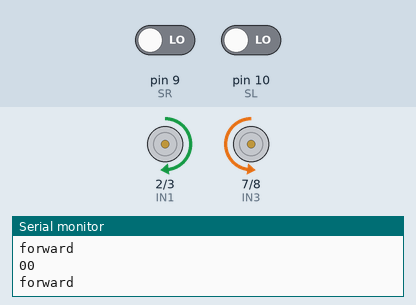
A sketch run on a simulated Arduino Uno, built with avr-gcc and run on an emulated ATmega328P. Parts: motor-driver pin pairs drawn as motors (green arrow = first pin HIGH = forward, orange = second pin HIGH = backward, longer = more drive, scaled by the enable pin), the last lines printed to the serial monitor. Inputs (shaded band) come from the test bench; at power-on: pin 9 (SR) LOW, pin 10 (SL) LOW.

Above: at 1.2 s.
1.3 s: pin 9 (SR) driven HIGH
At 2.5 s:
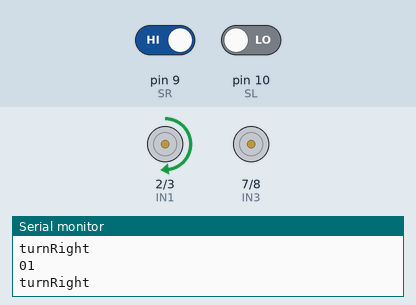
2.8 s: pin 10 (SL) driven HIGH
At 3.5 s:
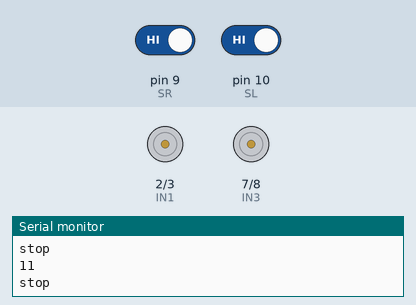
4.3 s: pin 9 (SR) driven LOW
At 4.8 s:
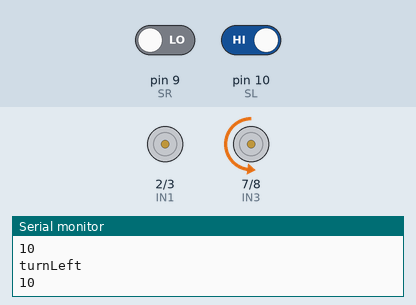
5.8 s: pin 10 (SL) driven LOW
At 7.1 s:
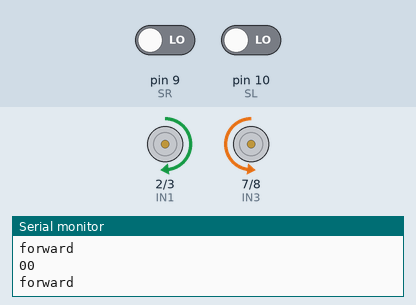
Timing chart, 0 to 8.8 s (numbered marks = the images above; inputs shaded):
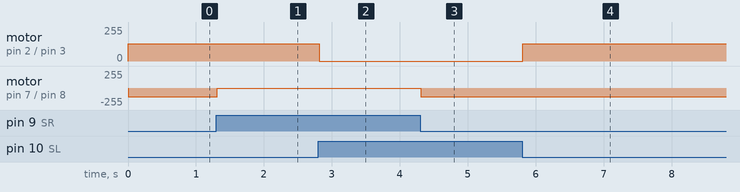

Measured:
- after the input at 1.3 s, motor on pin 7 (IN3) / pin 8 (IN4): backward 130/255 → stopped at once
- after the input at 2.8 s, motor on pin 2 (IN1) / pin 3 (IN2): forward 130/255 → stopped at once
- after the input at 4.3 s, motor on pin 7 (IN3) / pin 8 (IN4): stopped → backward 130/255 at once
- after the input at 5.8 s, motor on pin 2 (IN1) / pin 3 (IN2): stopped → forward 130/255 at once

The sketch:

line_follower.ino
```cpp
/*Line following robot.
  created by SriTu Tech team.
  Read the code below and use it for any of your creation
*/
//motor one
#define ENA 5
#define IN1 2
#define IN2 3

//motor two
#define ENB 6
#define IN3 7
#define IN4 8

//sensor pins
#define SL 10
#define SR 9

int mSpeed = 130;//motor speed

void setup() {
  pinMode(ENA, OUTPUT);
  pinMode(ENB, OUTPUT);
  pinMode(IN1, OUTPUT);
  pinMode(IN2, OUTPUT);
  pinMode(IN3, OUTPUT);
  pinMode(IN4, OUTPUT);

  pinMode(SL, INPUT);
  pinMode(SR, INPUT);
  Serial.begin(9600);
}

void loop() {
  bool LValue = digitalRead(SL);//get sensor value one
  bool RValue = digitalRead(SR);//get sensor value two

  Serial.print(LValue);
  Serial.println(RValue);

  if (RValue == 1 && LValue == 0 ) {
    turnRight();
    Serial.println("turnRight");
  } else if (LValue == 1 && RValue == 0) {
    turnLeft();
    Serial.println("turnLeft");
  } else if (LValue == 0 && RValue == 0) {
    forward();
    Serial.println("forward");
  } else if (LValue == 1 && RValue == 1) {
    Stop();
    Serial.println("stop");
  }


}
void turnRight() {
  analogWrite(ENA, mSpeed);
  digitalWrite(IN1, HIGH);
  digitalWrite(IN2, LOW);
  analogWrite(ENB, 0);
  digitalWrite(IN3, LOW);
  digitalWrite(IN4, LOW);

}
void turnLeft() {
  analogWrite(ENB, mSpeed);
  digitalWrite(IN3, LOW);
  digitalWrite(IN4, HIGH);
  analogWrite(ENA, 0);
  digitalWrite(IN1, LOW);
  digitalWrite(IN2, LOW);
}
void forward() {
  analogWrite(ENA, mSpeed);
  analogWrite(ENB, mSpeed);
  digitalWrite(IN1, HIGH);
  digitalWrite(IN2, LOW);
  digitalWrite(IN3, LOW);
  digitalWrite(IN4, HIGH);
}
void Stop() {
  analogWrite(ENA, 0);
  analogWrite(ENB, 0);
  digitalWrite(IN1, LOW);
  digitalWrite(IN2, LOW);
  digitalWrite(IN3, LOW);
  digitalWrite(IN4, LOW);
}
```
